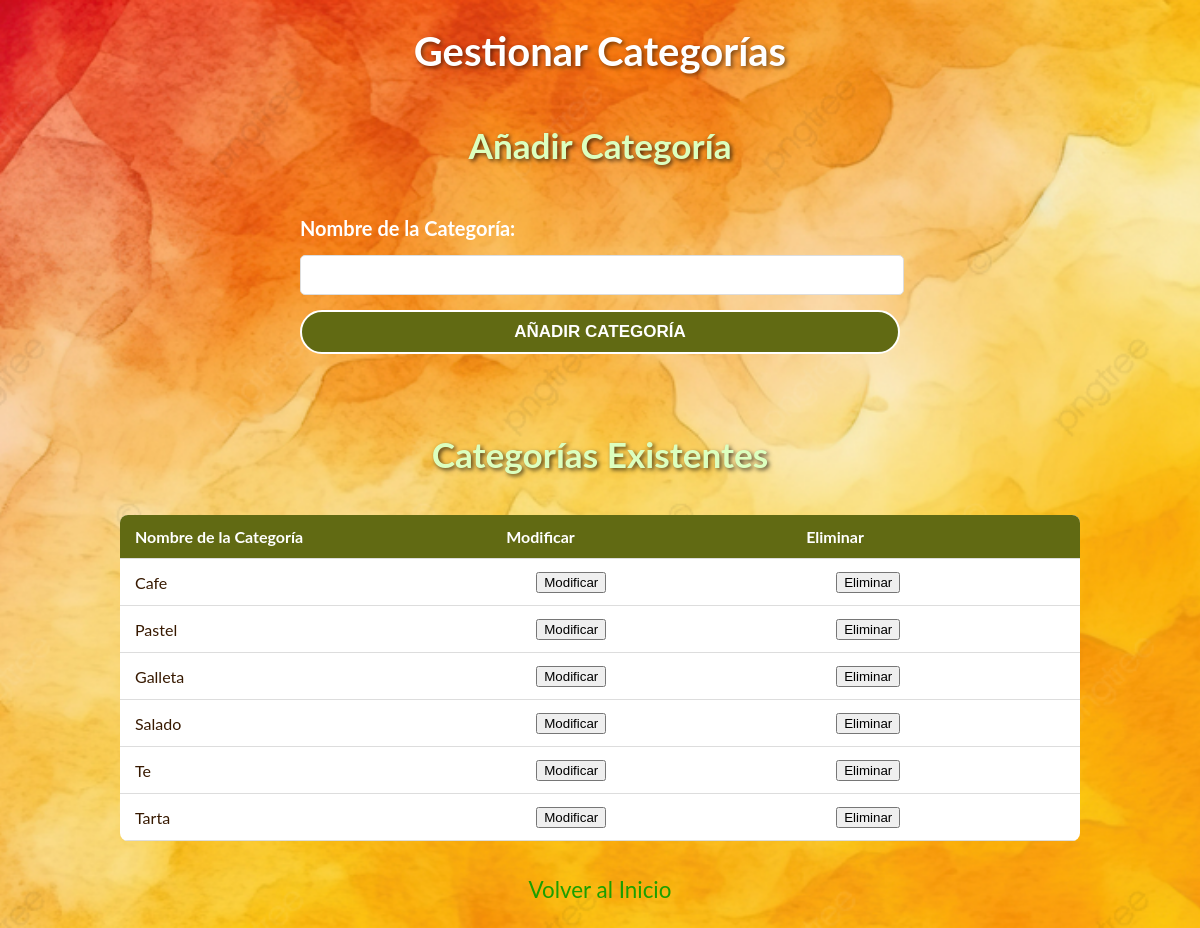
The app's page /agregar_categoria.php with its own data.
### tables this page shows
CREATE TABLE `categoria` (
  `idCategoria` int(11) NOT NULL,
  `Categoria` char(100) NOT NULL
);

### agregar_categoria.php (the view, shortened to what this page needs)
<!DOCTYPE html>
<html lang="es">
<head>
    <link rel="stylesheet" href="promociones.css">
</head>
<body>
    <h1>Gestionar Categorías</h1>
    <h2>Añadir Categoría</h2>
    <form action="procesar_categoria.php" method="post">
        <label for="categoria">Nombre de la Categoría:</label>
        <input type="text" name="categoria" id="categoria" required>
        <button class="btn" type="submit">Añadir Categoría</button>
    </form>
    <h2>Categorías Existentes</h2>
    <table>
        <tr>
            <th>Nombre de la Categoría</th>
            <th>Modificar</th>
            <th>Eliminar</th>
        </tr>
        <?php
        include 'catchai.php';
        $query = "SELECT * FROM Categoria";
        $result = $conn->query($query);
        while ($row = $result->fetch_assoc()) {
            echo "<tr>
                    <td>{$row['Categoria']}</td>
                    <td>
                        <form action='' method='post' style='display:inline;'>
                            <input type='hidden' name='id_categoria' value='{$row['idCategoria']}'>
                            <button type='submit' name='accion' value='editar'>Modificar</button>
                        </form>
                    </td>
                    <td>
                        <form action='' method='post' style='display:inline;'>
                            <input type='hidden' name='id_categoria' value='{$row['idCategoria']}'>
                            <button type='submit' name='accion' value='eliminar'>Eliminar</button>
                        </form>
                    </td>
                </tr>";
        }
        ?>
    </table>
    <a href="Home.php">Volver al Inicio</a>
</body>
</html>

### promociones.css (style rules this page uses)
body { font-family: 'Lato', sans-serif; display: flex; flex-direction: column; align-items: center; justify-content: center; min-height: 100vh; background: url('Images/promociones_background.webp') no-repeat center center/cover; color: black; margin: 0; }
h1 { color: #fff; font-size: 2.5rem; margin-bottom: 20px; text-shadow: 2px 2px 4px rgba(0, 0, 0, 0.5); text-align: center; }
h2 { color: #dcffbf; font-size: 2.2rem; margin-bottom: 20px; text-shadow: 2px 2px 4px rgba(0, 0, 0, 0.679); text-align: center; }
label { color: rgb(255, 255, 255); font-size: 20px; font-weight: 700; }
form { padding: 30px; border-radius: 10px; width: 90%; max-width: 600px; display: flex; flex-direction: column; gap: 15px; margin-bottom: 20px; }
input[type="text"], input[type="number"], input[type="date"] { width: 97%; padding: 10px; font-size: 1rem; border: 1px solid #ddd; border-radius: 5px; background-color: #fff; color: #371900; }
.btn { color: white; text-transform: uppercase; text-decoration: none; border: 2px solid white; border-radius: 10cap; padding: 10px 20px; font-size: 17px; cursor: pointer; font-weight: bold; background-color: #616A13; position: relative; transition: all 0.6s; overflow: hidden; }
.btn::before { content: ""; position: absolute; height: 100%; width: 0%; top: 0; left: -40px; transform: skewX(65deg); z-index: -1; transition: all 1s; }
a { color: rgb(27, 159, 0); text-decoration: none; font-size: 1.4rem; margin-top: 15px; margin-bottom: 25px; }
table { width: 80%; border-collapse: collapse; margin: 20px 0; background-color: #fff; border-radius: 8px; overflow: hidden; }
th, td { padding: 12px 15px; text-align: left; font-size: 1rem; border-bottom: 1px solid #ddd; }
th { background-color: #616a13; color: white; font-weight: bold; }
td { color: #371900; }

### records on screen
categoria: Categoria "Cafe"
categoria: Categoria "Pastel"
categoria: Categoria "Galleta"
categoria: Categoria "Salado"
categoria: Categoria "Te"
categoria: Categoria "Tarta"
